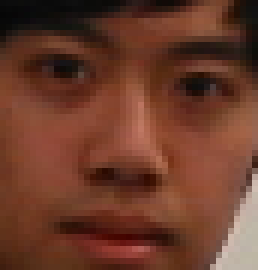
%> input picture pca_eigenface/mic_training.jpg, 43 x 45 px (shown 6 times larger)
$ octave pca_eigenface.m   (GNU Octave 9; MATLAB toolbox functions it lacks are replaced by stand-ins)
%> lines starting %> are read from the running program, lines starting %| are printed output that depends on the picture
%%
clear all, close all;
N=50  ; % image size
M=4  ;% number faces
%% mic1
mic1 = imread('mic_training.jpg','jpg');
%> mic1 is the input picture: size 45x43x3 uint8; mean R, G, B 106.7, 59.5, 42.5
mic1=rgb2gray(mic1);
%> mic1: size 45x43 uint8
mic1=imresize(mic1,[N N] );
%> mic1: size 50x50 uint8
figure(1),imshow(mic1,'Initialmagnification','fit');;title('mic_training')


% shelly1
shelly1 = imread('shelly_training.jpg','jpg');
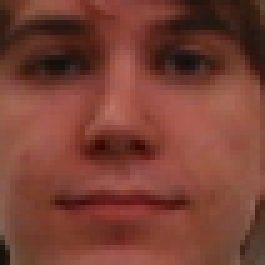
%> input picture pca_eigenface/shelly_training.jpg, 53 x 53 px (shown 5 times larger)
%> shelly1 is the input picture: size 53x53x3 uint8; mean R, G, B 121.3, 64.7, 52.6
shelly1=rgb2gray(shelly1);
%> shelly1: size 53x53 uint8
shelly1=imresize(shelly1,[N N] );
%> shelly1: size 50x50 uint8
figure(2),imshow(shelly1,'Initialmagnification','fit');;title('shelly_training')


%% linoy1
linoy1 = imread('linoy_training.jpg','jpg');
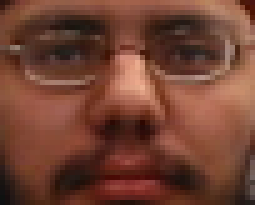
%> input picture pca_eigenface/linoy_training.jpg, 51 x 41 px (shown 5 times larger)
%> linoy1 is the input picture: size 41x51x3 uint8; mean R, G, B 114.2, 66.3, 50.6
linoy1=rgb2gray(linoy1);
%> linoy1: size 41x51 uint8
linoy1=imresize(linoy1,[N N] );
%> linoy1: size 50x50 uint8
figure(3),imshow(linoy1,'Initialmagnification','fit');;title('linoy_training')


%% libi1
libi1 = imread('libi_training.jpg','jpg');
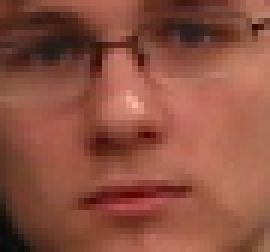
%> input picture pca_eigenface/libi_training.jpg, 45 x 42 px (shown 6 times larger)
%> libi1 is the input picture: size 42x45x3 uint8; mean R, G, B 141, 81.1, 65
libi1=rgb2gray(libi1);
%> libi1: size 42x45 uint8
libi1=imresize(libi1,[N N] );
%> libi1: size 50x50 uint8
figure(4),imshow(libi1,'Initialmagnification','fit');;title('libi_training')

%% extra face
extraface1 = imread('extraface_training.jpg','jpg');
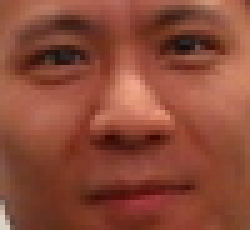
%> input picture pca_eigenface/extraface_training.jpg, 50 x 46 px (shown 5 times larger)
%> extraface1 is the input picture: size 46x50x3 uint8; mean R, G, B 139.7, 74.3, 56.2
extraface1=rgb2gray(extraface1);
%> extraface1: size 46x50 uint8
extraface1=imresize(extraface1,[N N] );
%> extraface1: size 50x50 uint8
figure(5),imshow(extraface1,'Initialmagnification','fit');;title('extraface_training')

%% m_gr.jpg
extraface2 = imread('john_training.jpg','jpg');
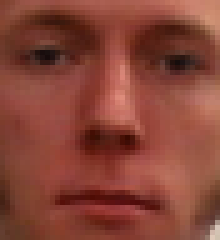
%> input picture pca_eigenface/john_training.jpg, 44 x 48 px (shown 5 times larger)
%> extraface2 is the input picture: size 48x44x3 uint8; mean R, G, B 134.8, 68.5, 55.2
extraface2=rgb2gray(extraface2);
%> extraface2: size 48x44 uint8
extraface2=imresize(extraface2,[N N] );
%> extraface2: size 50x50 uint8
figure(6),imshow(extraface2,'Initialmagnification','fit');;title('john_training')


%% store
st.names = {'mic','shelly','linoy','libi','exface','john'};
st.data{1} = mic1;
st.data{2} = shelly1;
st.data{3} = linoy1;
st.data{4} = libi1;
st.data{5} = extraface1;
st.data{6} = extraface2;

z  = [mic1  shelly1  linoy1 ;     libi1  extraface1 extraface2];
figure(6),imshow(z,'Initialmagnification','fit');;title('z')


save classFile st;


clear all, close all;
load classFile;
M=6;N=50;
avImg=zeros(N);
z  = [ st.data{1}  st.data{2}    st.data{3}; st.data{4}     st.data{5}  st.data{6}];
figure(1),imshow(z,'Initialmagnification','fit');;title('z org')
%% compute mean
for k=1:M
    st.data{k} = im2single(st.data{k});
    avImg   =avImg  + (1/M)*st.data{k};
end

figure(2),imshow(avImg,'Initialmagnification','fit');title('average')

%% normalize (remove mean)
for k=1:M
    st.dataAvg{k}  = st.data{k} -avImg;
end

z  = [ st.dataAvg{1}  st.dataAvg{2}   st.dataAvg{5}  ; st.dataAvg{3}     st.dataAvg{4}  st.dataAvg{6}];
%> z: size 100x150 single
figure(3),imshow(z,'Initialmagnification','fit');;title('z average')
%> after `imshow(z,'Initialmagnification','fit')`:
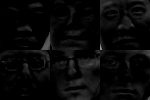
%> displayed picture: size 100x150, on the screen's scale of 0 to 255; min 0, max 150, mean 8.4


%% generate A = [ img1(:)  img2(:) ...  imgM(:) ];
A = zeros(N*N,M);% (N*N)*M   2500*4
for k=1:M
    A(:,k) = st.dataAvg{k}(:);
end
%> after the loop, A = 2500 rows, first 8: [-0.181 -0.0163 -0.118 0.0542 0.168 0.0935; -0.192 -0.0346 -0.0974 0.0634 0.158 0.103; -0.203 -0.081 -0.034 0.0523 0.154 0.111; -0.205 -0.0987 0.0346 0.00719 0.156 0.105; -0.205 -0.107 0.0778 -0.0359 0.168 0.101; -0.198 -0.104 0.0765 -0.0451 0.175 0.0961; -0.184 -0.102 0.0824 -0.0353 0.169 0.0706; -0.152 -0.112 0.0719 -0.00261 0.166 0.0288]
% covariance matrix small dimension (transposed)
C = A'*A;
%> C = [35.07 -0.409 -6.43 -11.82 -11.64 -4.78; -0.409 15.15 -5.36 0.862 -6 -4.24; -6.43 -5.36 16.86 -7.42 2.29 0.067; -11.82 0.862 -7.42 23.22 -2.33 -2.51; -11.64 -6 2.29 -2.33 16.75 0.93; -4.78 -4.24 0.067 -2.51 0.93 10.54]
figure(4),imagesc(C);title('covariance')

%% eigen vectros  in small dimension
[   Veigvec,Deigval ]  = eig(C);% v M*M e M*M only diagonal 4 eigen values
%> Veigvec = [0.408 -0.162 -0.0362 -0.282 -0.0131 -0.852; 0.408 0.0806 0.372 0.736 0.373 -0.0851; 0.408 -0.204 -0.597 0.378 -0.522 0.143; 0.408 -0.186 -0.363 -0.322 0.668 0.343; 0.408 -0.388 0.61 -0.281 -0.338 0.342; 0.408 0.86 0.0135 -0.229 -0.169 0.11]; Deigval = [1.29e-12 0 0 0 0 0; 0 11.15 0 0 0 0; 0 0 12.96 0 0 0; 0 0 0 15.79 0 0; 0 0 0 0 31.55 0; 0 0 0 0 0 46.15]
% eigan face in large dimension  A*veigvec is eigen vector of Clarge
Vlarge = A*Veigvec;% 2500*M*M*M  =2500 *M
%> Vlarge = 2500 rows, first 8: [3.52e-09 0.0573 0.155 -0.0918 0.0217 0.225; 7.89e-09 0.0635 0.127 -0.0965 0.0122 0.239; 9.48e-09 0.0593 0.0742 -0.101 -0.0458 0.258; 6.2e-09 0.0467 0.0442 -0.0722 -0.118 0.255; 3.59e-09 0.0374 0.0383 -0.0502 -0.175 0.251; 2.9e-09 0.0315 0.0471 -0.0483 -0.181 0.243; 2.05e-09 0.00675 0.0363 -0.0441 -0.171 0.231; 9.43e-09 -0.0383 0.0235 -0.0652 -0.14 0.208]
% reshape to eigen face
eigenfaces=[];
for k=1:M
    c  = Vlarge(:,k);
    eigenfaces{k} = reshape(c,N,N);
end
%> after the loop, eigenfaces = 6 items
x=diag(Deigval);
%> x = [1.29e-12; 11.15; 12.96; 15.79; 31.55; 46.15]
[xc,xci]=sort(x,'descend');% largest eigenval
%> xc = [46.15; 31.55; 15.79; 12.96; 11.15; 1.29e-12]; xci = [6; 5; 4; 3; 2; 1]
z  = [ eigenfaces{xci(1)}  eigenfaces{xci(2)}   eigenfaces{xci(3)} ; eigenfaces{xci(4)}     eigenfaces{xci(5)}   eigenfaces{xci(6)}];
%> z: size 100x150 double
figure(5),imshow(z,'Initialmagnification','fit');;title('eigenfaces')
%> after `imshow(z,'Initialmagnification','fit')`:
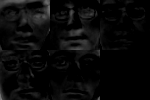
%> displayed picture: size 100x150, on the screen's scale of 0 to 255; min 0, max 127, mean 9

%% weights
nsel=5% select  eigen faces
for mi=1:M  % image number
  for k=1:nsel   % eigen face for coeff number
    wi(mi,k) =   sum(A(:,mi).* eigenfaces{xci(k)}(:)) ;
  end
end
%> after the loop, wi = [-39.32 -0.413 -4.46 -0.469 -1.81; -3.93 11.78 11.62 4.82 0.899; 6.58 -16.45 5.97 -7.74 -2.28; 15.82 21.06 -5.08 -4.7 -2.08; 15.78 -10.65 -4.44 7.91 -4.33; 5.06 -5.32 -3.62 0.175 9.59]

%% classify new img  mic
% folder work C:\Users\michaels.DSI\Desktop\faces\class\
%> (the run ends here)
